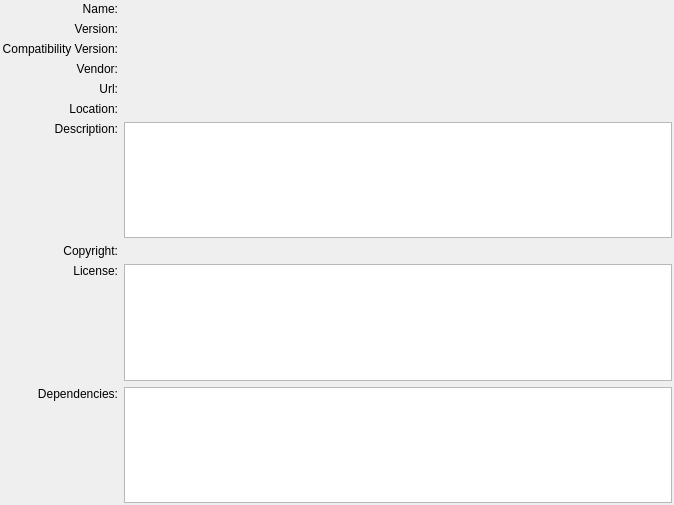
<?xml version="1.0" encoding="UTF-8"?>
<ui version="4.0">
 <class>ExtensionSystem::Internal::PluginDetailsView</class>
 <widget class="QWidget" name="ExtensionSystem::Internal::PluginDetailsView">
  <property name="geometry">
   <rect>
    <x>0</x>
    <y>0</y>
    <width>674</width>
    <height>505</height>
   </rect>
  </property>
  <layout class="QGridLayout">
   <property name="margin">
    <number>2</number>
   </property>
   <item row="0" column="0">
    <widget class="QLabel" name="label">
     <property name="text">
      <string>Name:</string>
     </property>
     <property name="alignment">
      <set>Qt::AlignRight|Qt::AlignTrailing|Qt::AlignVCenter</set>
     </property>
    </widget>
   </item>
   <item row="0" column="1">
    <widget class="QLabel" name="name"/>
   </item>
   <item row="1" column="0">
    <widget class="QLabel" name="label_2">
     <property name="text">
      <string>Version:</string>
     </property>
     <property name="alignment">
      <set>Qt::AlignRight|Qt::AlignTrailing|Qt::AlignVCenter</set>
     </property>
    </widget>
   </item>
   <item row="1" column="1">
    <widget class="QLabel" name="version"/>
   </item>
   <item row="2" column="0">
    <widget class="QLabel" name="label_3">
     <property name="text">
      <string>Compatibility Version:</string>
     </property>
     <property name="alignment">
      <set>Qt::AlignRight|Qt::AlignTrailing|Qt::AlignVCenter</set>
     </property>
    </widget>
   </item>
   <item row="2" column="1">
    <widget class="QLabel" name="compatVersion"/>
   </item>
   <item row="3" column="0">
    <widget class="QLabel" name="label_4">
     <property name="text">
      <string>Vendor:</string>
     </property>
     <property name="alignment">
      <set>Qt::AlignRight|Qt::AlignTrailing|Qt::AlignVCenter</set>
     </property>
    </widget>
   </item>
   <item row="3" column="1">
    <widget class="QLabel" name="vendor"/>
   </item>
   <item row="4" column="0">
    <widget class="QLabel" name="label_6">
     <property name="text">
      <string>Url:</string>
     </property>
     <property name="alignment">
      <set>Qt::AlignRight|Qt::AlignTrailing|Qt::AlignVCenter</set>
     </property>
    </widget>
   </item>
   <item row="4" column="1">
    <widget class="QLabel" name="url">
     <property name="openExternalLinks">
      <bool>true</bool>
     </property>
    </widget>
   </item>
   <item row="5" column="0">
    <widget class="QLabel" name="label_7">
     <property name="text">
      <string>Location:</string>
     </property>
     <property name="alignment">
      <set>Qt::AlignRight|Qt::AlignTrailing|Qt::AlignVCenter</set>
     </property>
    </widget>
   </item>
   <item row="5" column="1">
    <widget class="QLabel" name="location">
     <property name="wordWrap">
      <bool>false</bool>
     </property>
    </widget>
   </item>
   <item row="6" column="0">
    <layout class="QVBoxLayout">
     <item>
      <widget class="QLabel" name="label_8">
       <property name="text">
        <string>Description:</string>
       </property>
       <property name="alignment">
        <set>Qt::AlignRight|Qt::AlignTrailing|Qt::AlignVCenter</set>
       </property>
      </widget>
     </item>
     <item>
      <spacer>
       <property name="orientation">
        <enum>Qt::Vertical</enum>
       </property>
       <property name="sizeHint" stdset="0">
        <size>
         <width>20</width>
         <height>40</height>
        </size>
       </property>
      </spacer>
     </item>
    </layout>
   </item>
   <item row="6" column="1">
    <widget class="QTextEdit" name="description">
     <property name="tabChangesFocus">
      <bool>true</bool>
     </property>
     <property name="readOnly">
      <bool>true</bool>
     </property>
    </widget>
   </item>
   <item row="7" column="0">
    <widget class="QLabel" name="label_5">
     <property name="text">
      <string>Copyright:</string>
     </property>
     <property name="alignment">
      <set>Qt::AlignRight|Qt::AlignTrailing|Qt::AlignVCenter</set>
     </property>
    </widget>
   </item>
   <item row="7" column="1">
    <widget class="QLabel" name="copyright"/>
   </item>
   <item row="8" column="0">
    <layout class="QVBoxLayout">
     <item>
      <widget class="QLabel" name="label_9">
       <property name="text">
        <string>License:</string>
       </property>
       <property name="alignment">
        <set>Qt::AlignRight|Qt::AlignTrailing|Qt::AlignVCenter</set>
       </property>
      </widget>
     </item>
     <item>
      <spacer>
       <property name="orientation">
        <enum>Qt::Vertical</enum>
       </property>
       <property name="sizeHint" stdset="0">
        <size>
         <width>17</width>
         <height>13</height>
        </size>
       </property>
      </spacer>
     </item>
    </layout>
   </item>
   <item row="8" column="1">
    <widget class="QTextEdit" name="license">
     <property name="tabChangesFocus">
      <bool>true</bool>
     </property>
     <property name="readOnly">
      <bool>true</bool>
     </property>
    </widget>
   </item>
   <item row="9" column="0">
    <layout class="QVBoxLayout">
     <item>
      <widget class="QLabel" name="label_10">
       <property name="text">
        <string>Dependencies:</string>
       </property>
       <property name="alignment">
        <set>Qt::AlignRight|Qt::AlignTrailing|Qt::AlignVCenter</set>
       </property>
      </widget>
     </item>
     <item>
      <spacer>
       <property name="orientation">
        <enum>Qt::Vertical</enum>
       </property>
       <property name="sizeHint" stdset="0">
        <size>
         <width>20</width>
         <height>40</height>
        </size>
       </property>
      </spacer>
     </item>
    </layout>
   </item>
   <item row="9" column="1">
    <widget class="QListWidget" name="dependencies"/>
   </item>
  </layout>
 </widget>
 <resources/>
 <connections/>
</ui>
